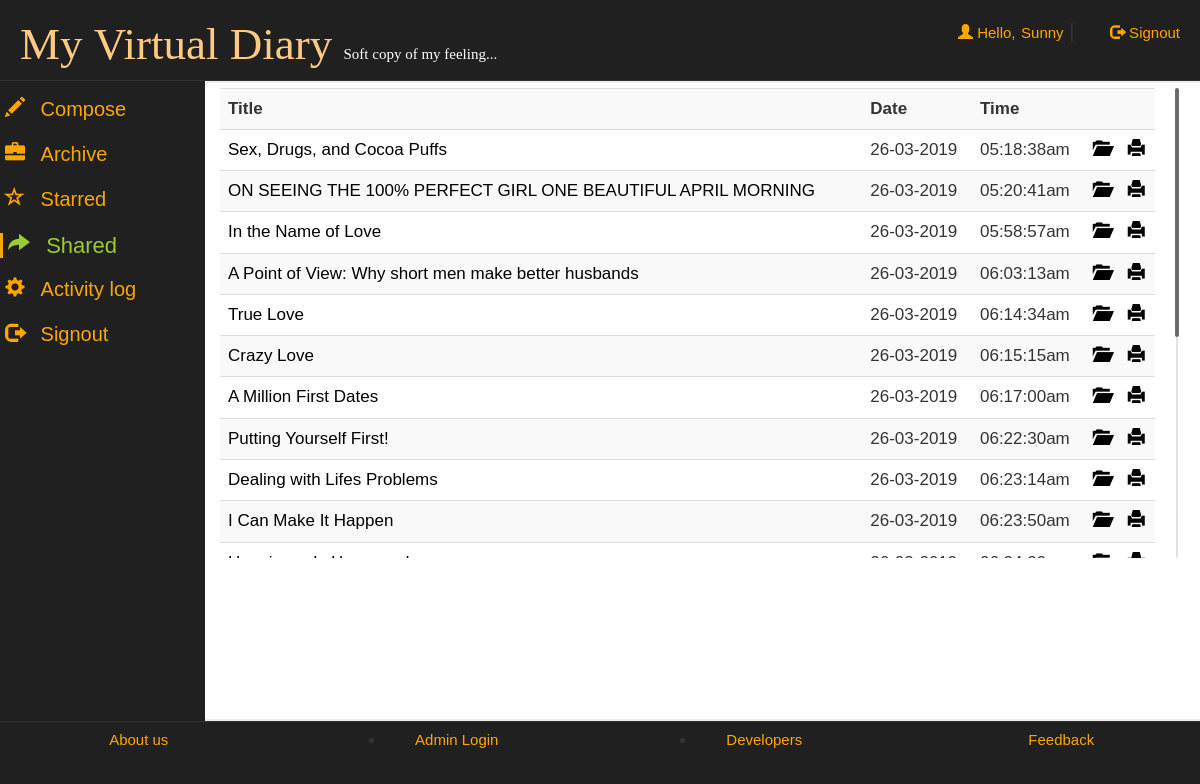
The page /account.php?q1=5 (signed in) on the database its author committed.
### tables this page shows
CREATE TABLE IF NOT EXISTS `articles` (
  `email` varchar(50) NOT NULL,
  `id` text NOT NULL,
  `date` date NOT NULL,
  `time` varchar(50) NOT NULL,
  `article` text NOT NULL,
  `title` varchar(500) NOT NULL,
  `star` tinyint(1) NOT NULL DEFAULT '0',
  `share` tinyint(1) NOT NULL DEFAULT '0',
  `nick` varchar(50) NOT NULL DEFAULT '0'
);

### account.php (the view, shortened to what this page needs)
<!DOCTYPE html>
<html lang="en">
<head>
 <link  rel="stylesheet" href="css/bootstrap.min.css"/>
 <link  rel="stylesheet" href="css/bootstrap-theme.min.css"/>
 <link rel="stylesheet" href="css/main.css">
 <link  rel="stylesheet" href="css/font.css">
 <link  rel="stylesheet" href="css/jquery.mCustomScrollbar.css">
</head>
<body>
<div class="row logo">
<div class="col-md-6">
<h1><span style="color:#FFCA82">My&nbsp;Virtual Diary</span>&nbsp;<span style="font-size:15px; color:#fff;">Soft copy of my feeling...</span></h1>
</div>
<div class="col-md-4">
 <?php
 include_once 'dbConnection.php';
  if(!(isset($_SESSION['email']))){
header("location:index.php");
}
else
{
$name = $_SESSION['name'];
echo '<span class="pull-right top" ><span class="log1"><span class="glyphicon glyphicon-user" aria-hidden="true"></span>&nbsp;Hello,</span> <a href="account.php?q1=2" class="log log1">'.$name.'</a>&nbsp;|&nbsp;<a href="logout.php?q=account.php" class="log"><span class="glyphicon glyphicon-log-out" aria-hidden="true"></span>&nbsp;Signout</button></a></span>';
}?>
</div></div>
<div class="row">
<div class="menu col-md-2">
<ul>
<li>
<div class="camenu <?php if(@$_GET['q1']==1) echo 'active';?>">
<a href="account.php?q1=1"><span class="glyphicon glyphicon-pencil caf" aria-hidden="true"></span>
<span class="cas">Compose</span></a>
</div>
</li>
<li>
<div class="camenu <?php if((@$_GET['q1']==2) ) echo 'active';?>">
<a href="account.php?q1=2"><span class="glyphicon glyphicon-briefcase caf" aria-hidden="true"></span>
<span class="cas">Archive</span></a>
</div>
</li>
<li>
<div class="camenu <?php if(@$_GET['q1']==3) echo 'active';?>">
<a href="account.php?q1=3"><span class="glyphicon glyphicon-star-empty caf" aria-hidden="true"></span>
<span class="cas">Starred</span></a>
</div>
</li>
<li>
<div class="camenu <?php if((@$_GET['q1']==5))  echo 'active';?>">
<a href="account.php?q1=5"><span class="glyphicon glyphicon-share-alt caf" aria-hidden="true"></span>
<span class="cas">Shared</span></a>
</div>
</li>
<li>
<div class="camenu <?php if(@$_GET['q1']==4) echo 'active';?>">
<a href="account.php?q1=4"><span class="glyphicon glyphicon-cog caf" aria-hidden="true"></span>
<span class="cas">Activity log</span></a>
</div>
</li>
<li>
<div class="camenu">
<a href="logout.php?q=account.php"><span class="glyphicon glyphicon-log-out caf" aria-hidden="true"></span>
<span class="cas">Signout</span></a>
</div>
</li>
</ul>
</div>
<div class="col-md-10">
<div class="bich">
<?php if(@$_GET['q1']==5) {
$result = mysqli_query($con,"SELECT * FROM `articles` WHERE share = 1 ORDER BY `articles`.`date` DESC") or die('Error');
echo  '<div class="mCustomScrollbar area" data-mcs-theme="dark" style="margin-left:10px;margin-right:10px; max-height:480px; line-height:35px;padding:5px;"><table class="table table-striped">
<tr><td><b>Title</b></td><td><b>Date</b></td><td><b>Time</b></td><td></td><td></td></tr>';
while($row = mysqli_fetch_array($result)) {
	$date = $row['date'];
	$date= date("d-m-Y",strtotime($date));
	$time = $row['time'];
	$title = $row['title'];
	$id = $row['id'];
	$share = $row['share'];
	if($share==1){
		echo '<td><a title="Click to open article" href="account.php?aid='.$id.'">'.$title.'</a></td><td>'.$date.'</td><td>'.$time.'</td>
	<td><a title="Open Article" href="account.php?aid='.$id.'"><b><span class="glyphicon glyphicon-folder-open" aria-hidden="true"></span></b></a></td>';
	echo '<td><a title="Get printable view" target="_blank" href="update.php?pid='.$id.'"><b><span class="glyphicon glyphicon-print" aria-hidden="true"></span></b></a></td>
	</tr>';
}}
echo '</table></div>';
}
?>
</div>
</div>
</div>
<div class="row footer">
<div class="col-md-3 box">
<a href="aboutus.php" target="_blank" >About us</a>
</div>
<div class="col-md-3 box">
<li data-toggle="modal" data-target="#login"><a href="#">Admin Login</a></li></div>
<div class="col-md-3 box">
<li data-toggle="modal" data-target="#developers"><a href="#">Developers</a></li>
</div>
<div class="col-md-3 box">
<a href="feedback.php" target="_blank">Feedback</a></div></div>
</body>
</html>

### css/main.css (style rules this page uses)
body { overflow-x:hidden; font:20px 'Ubuntu', sans-serif; background:#202020; background-attachment: fixed; }
.logo { border-bottom:1px solid; border-color:#323232; }
.logo h1 { margin-left:20px; font-size:45px; font-family:'Segoe Script'; }
.log { margin:20px; margin-left:30px; color:orange; text-decoration:none; font-size:20px; font-size:15px; }
.log1 { font: 15px 'Ubuntu', sans-serif; color:orange; margin:0px; }
.top { margin-top:20px; }
.footer { font-size:15px; text-align:center; border-top:1px solid; border-color:#323232; }
.footer a { margin:25px; color:orange; }
.bich { min-height:80vh; border-top:2px solid; border-bottom:2px solid; border-color:#eee; background:#fff; font: 17px "Century Gothic", "Times Roman", sans-serif; }
.menu { background-color:#202020; }
.menu ul { list-style:none; }
.camenu { height:30px; font-family: 'Ubuntu', sans-serif; margin-bottom:10px; margin-top:10px; margin-left:-10px; }
.camenu a { color:orange; font-size:20px; }
.menu li { height:35px; width:100%; margin-left:-30px; }
.menu li a { text-decoration:none; }
.active a { text-decoration:none; color:#9acd32; font-size:22px; border-left:3px solid; border-color:orange; }
.caf { margin:5px; }
.cas { margin:5px; }
.box { padding:9px; }
.area { margin-left:0px; }
.area a { text-decoration:none; color:#000000; }

### rows shown on the page
articles: title "Sex, Drugs, and Cocoa Puffs", date "26-03-2019", time "05:18:38am"
articles: title "ON SEEING THE 100% PERFECT GIRL ONE BEAUTIFUL APRIL MORNING", date "26-03-2019", time "05:20:41am"
articles: title "In the Name of Love", date "26-03-2019", time "05:58:57am"
articles: title "A Point of View: Why short men make better husbands", date "26-03-2019", time "06:03:13am"
articles: title "True Love", date "26-03-2019", time "06:14:34am"
articles: title "Crazy Love", date "26-03-2019", time "06:15:15am"
articles: title "A Million First Dates", date "26-03-2019", time "06:17:00am"
articles: title "Putting Yourself First!", date "26-03-2019", time "06:22:30am"
articles: title "Dealing with Lifes Problems", date "26-03-2019", time "06:23:14am"
articles: title "I Can Make It Happen", date "26-03-2019", time "06:23:50am"

### other values the page prints
$name "Sunny"
